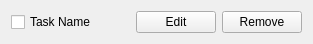
<?xml version="1.0" encoding="UTF-8"?>
<ui version="4.0">
 <class>Task</class>
 <widget class="QWidget" name="Task">
  <property name="geometry">
   <rect>
    <x>0</x>
    <y>0</y>
    <width>313</width>
    <height>39</height>
   </rect>
  </property>
  <property name="windowTitle">
   <string>Form</string>
  </property>
  <layout class="QHBoxLayout" name="horizontalLayout">
   <item>
    <widget class="QCheckBox" name="taskName">
     <property name="text">
      <string>Task Name</string>
     </property>
    </widget>
   </item>
   <item>
    <spacer name="horizontalSpacer">
     <property name="orientation">
      <enum>Qt::Horizontal</enum>
     </property>
     <property name="sizeHint" stdset="0">
      <size>
       <width>40</width>
       <height>20</height>
      </size>
     </property>
    </spacer>
   </item>
   <item>
    <widget class="QPushButton" name="editButton">
     <property name="text">
      <string>Edit</string>
     </property>
    </widget>
   </item>
   <item>
    <widget class="QPushButton" name="removeButton">
     <property name="text">
      <string>Remove</string>
     </property>
    </widget>
   </item>
  </layout>
 </widget>
 <resources/>
 <connections/>
</ui>
